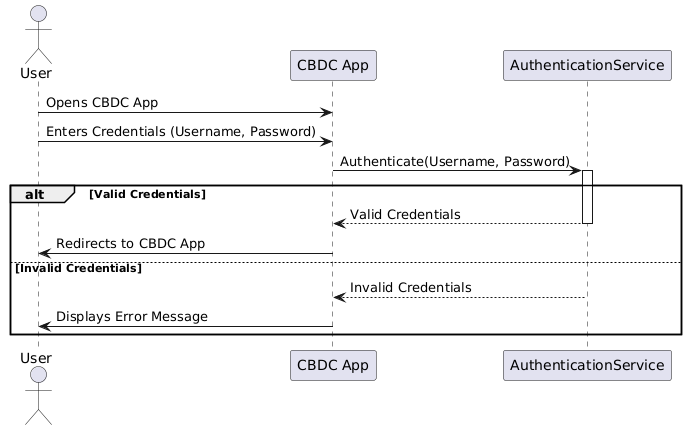
#> input picture plant.png, 687 x 430 px
$ python plantumliamge.py
#> lines starting #> are read from the running program, lines starting #| are printed output that depends on the picture
import requests
import pytesseract
from PIL import Image, ImageEnhance, ImageFilter
import re

# 🔹 Replace with your actual Gemini API key
GEMINI_API_KEY = "AIzaSyCzqoM83e7dcghJ8Ky-nfydKwl4KPANF04"

def preprocess_image(image_path):
    """Preprocess the image to improve OCR accuracy."""
#> called with image_path = 'plant.png'
    image = Image.open(image_path)
#> image is the input picture: PIL image 687x430 RGB; mean R, G, B 243.4, 243.4, 244.1

    # Convert to grayscale
    image = image.convert("L")
#> image: PIL image 687x430 L

    # Increase contrast
    enhancer = ImageEnhance.Contrast(image)
    image = enhancer.enhance(2)
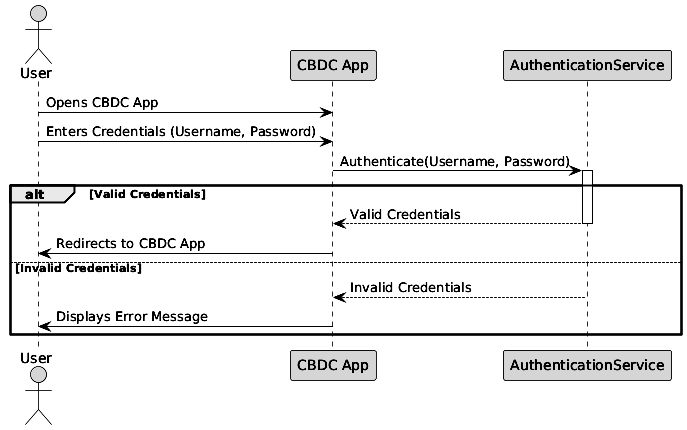
#> image: PIL image 687x430 L; min 0, max 255, mean 239

    # Apply sharpening filter
    image = image.filter(ImageFilter.SHARPEN)
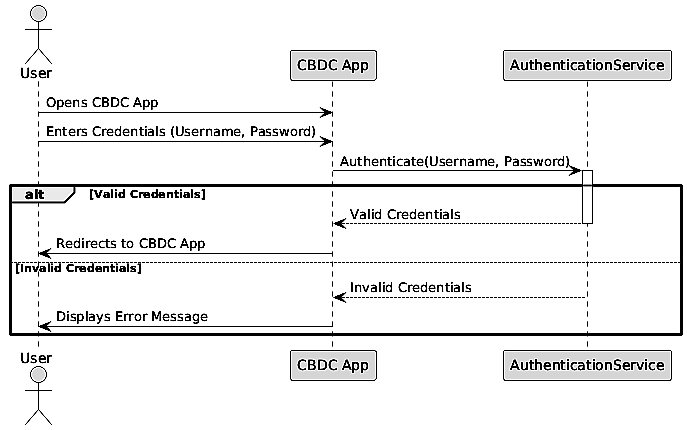
#> image: PIL image 687x430 L; min 0, max 255, mean 238.9

    return image

def extract_text_from_image(image_path):
    """Extracts text from a UML diagram image using Tesseract OCR."""
    try:
        processed_image = preprocess_image(image_path)

        # Use OCR with better configurations
#> (the run stopped early here; a loop or call above may not have finished)
